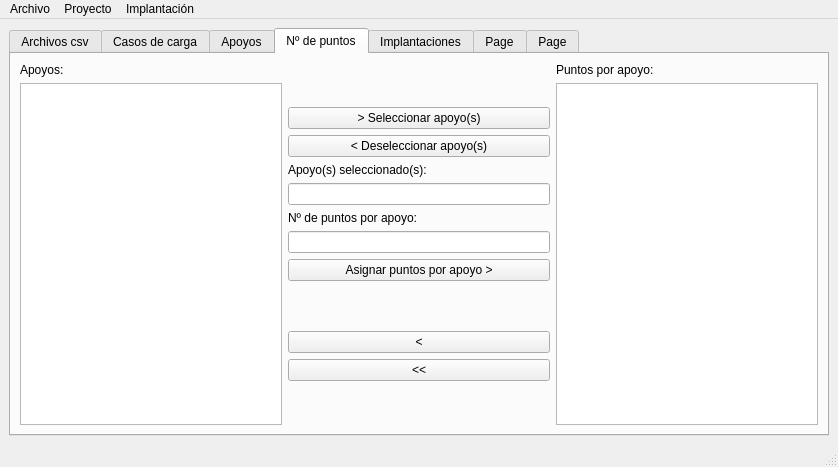
<?xml version="1.0" encoding="UTF-8"?>
<ui version="4.0">
 <class>MainWindow</class>
 <widget class="QMainWindow" name="MainWindow">
  <property name="geometry">
   <rect>
    <x>0</x>
    <y>0</y>
    <width>838</width>
    <height>467</height>
   </rect>
  </property>
  <property name="windowTitle">
   <string>Hades beta</string>
  </property>
  <widget class="QWidget" name="centralwidget">
   <layout class="QGridLayout" name="gridLayout_5">
    <item row="0" column="0">
     <widget class="QTabWidget" name="tabWidget_hades">
      <property name="statusTip">
       <string/>
      </property>
      <property name="currentIndex">
       <number>3</number>
      </property>
      <widget class="QWidget" name="tab">
       <attribute name="title">
        <string>Archivos csv</string>
       </attribute>
       <layout class="QGridLayout" name="gridLayout_2">
        <item row="0" column="0">
         <layout class="QGridLayout" name="gridLayout">
          <item row="0" column="0">
           <layout class="QHBoxLayout" name="horizontalLayout">
            <item>
             <widget class="QPushButton" name="pushButton_importar_ruta">
              <property name="statusTip">
               <string>Busca la ruta donde se encuentran los archivos csv con las reacciones de Robot.</string>
              </property>
              <property name="text">
               <string>Importar ruta donde se encuentran los archivos csv con las reacciones:</string>
              </property>
             </widget>
            </item>
            <item>
             <widget class="QLineEdit" name="lineEdit_ruta">
              <property name="statusTip">
               <string>Ruta donde se encuentran los archivos csv con las reacciones de Robot.</string>
              </property>
             </widget>
            </item>
           </layout>
          </item>
          <item row="1" column="0">
           <layout class="QHBoxLayout" name="horizontalLayout_2">
            <item>
             <layout class="QVBoxLayout" name="verticalLayout">
              <item>
               <widget class="QLabel" name="label_archivos_ruta">
                <property name="text">
                 <string>Lista de archivos csv en ruta:</string>
                </property>
               </widget>
              </item>
              <item>
               <widget class="QListWidget" name="listWidget_archivos_ruta">
                <property name="statusTip">
                 <string>Lista de archivos csv en ruta seleccionada.</string>
                </property>
               </widget>
              </item>
             </layout>
            </item>
            <item>
             <layout class="QVBoxLayout" name="verticalLayout_3">
              <item>
               <spacer name="verticalSpacer_2">
                <property name="orientation">
                 <enum>Qt::Vertical</enum>
                </property>
                <property name="sizeHint" stdset="0">
                 <size>
                  <width>20</width>
                  <height>28</height>
                 </size>
                </property>
               </spacer>
              </item>
              <item>
               <widget class="QPushButton" name="pushButton_selecciona_csv">
                <property name="statusTip">
                 <string>Selecciona los archivos de csv para las implantaciones.</string>
                </property>
                <property name="text">
                 <string>&gt;</string>
                </property>
               </widget>
              </item>
              <item>
               <widget class="QPushButton" name="pushButton_selecciona_todos_csv">
                <property name="statusTip">
                 <string>Selecciona todos los archivos de csv para las implantaciones</string>
                </property>
                <property name="text">
                 <string>&gt;&gt;</string>
                </property>
               </widget>
              </item>
              <item>
               <spacer name="verticalSpacer">
                <property name="orientation">
                 <enum>Qt::Vertical</enum>
                </property>
                <property name="sizeHint" stdset="0">
                 <size>
                  <width>20</width>
                  <height>40</height>
                 </size>
                </property>
               </spacer>
              </item>
              <item>
               <widget class="QPushButton" name="pushButton_deselecciona_csv">
                <property name="statusTip">
                 <string>Elimina de la selección los archivos de csv para las implantaciones</string>
                </property>
                <property name="text">
                 <string>&lt;</string>
                </property>
               </widget>
              </item>
              <item>
               <widget class="QPushButton" name="pushButton_deselecciona_todos_csv">
                <property name="statusTip">
                 <string>Elimina de la selección todos los archivos de csv para las implantaciones</string>
                </property>
                <property name="text">
                 <string>&lt;&lt;</string>
                </property>
               </widget>
              </item>
              <item>
               <spacer name="verticalSpacer_3">
                <property name="orientation">
                 <enum>Qt::Vertical</enum>
                </property>
                <property name="sizeHint" stdset="0">
                 <size>
                  <width>20</width>
                  <height>48</height>
                 </size>
                </property>
               </spacer>
              </item>
             </layout>
            </item>
            <item>
             <layout class="QVBoxLayout" name="verticalLayout_2">
              <item>
               <widget class="QLabel" name="label_archivos_seleccion">
                <property name="text">
                 <string>Lista de archivos csv para implantaciones:</string>
                </property>
               </widget>
              </item>
              <item>
               <widget class="QListWidget" name="listWidget_archivos_implantacion">
                <property name="statusTip">
                 <string>Lista de archivos csv seleccionados para implantaciones.</string>
                </property>
               </widget>
              </item>
             </layout>
            </item>
           </layout>
          </item>
         </layout>
        </item>
       </layout>
      </widget>
      <widget class="QWidget" name="tab_2">
       <attribute name="title">
        <string>Casos de carga</string>
       </attribute>
       <layout class="QGridLayout" name="gridLayout_4">
        <item row="0" column="2">
         <layout class="QVBoxLayout" name="verticalLayout_6">
          <item>
           <widget class="QLabel" name="label_nuevo_grupo">
            <property name="text">
             <string>Nuevo grupo de casos de carga:</string>
            </property>
           </widget>
          </item>
          <item>
           <layout class="QHBoxLayout" name="horizontalLayout_3">
            <item>
             <widget class="QLineEdit" name="lineEdit_nuevo_grupo">
              <property name="statusTip">
               <string>Nuevo grupo de casos de carga.</string>
              </property>
             </widget>
            </item>
            <item>
             <widget class="QPushButton" name="pushButton_crear_nuevo_grupo">
              <property name="statusTip">
               <string>Crea un nuevo grupo de casos de carga.</string>
              </property>
              <property name="text">
               <string>Crear</string>
              </property>
             </widget>
            </item>
           </layout>
          </item>
         </layout>
        </item>
        <item row="1" column="0">
         <layout class="QVBoxLayout" name="verticalLayout_4">
          <item>
           <widget class="QLabel" name="label_casos_carga">
            <property name="text">
             <string>Casos de carga en archivos csv:</string>
            </property>
           </widget>
          </item>
          <item>
           <widget class="QListWidget" name="listWidget_casos_carga">
            <property name="statusTip">
             <string>Lista con los casos de carga en los modelos de Robot.</string>
            </property>
           </widget>
          </item>
         </layout>
        </item>
        <item row="1" column="1">
         <layout class="QVBoxLayout" name="verticalLayout_13">
          <item>
           <widget class="QGroupBox" name="groupBox_relacion">
            <property name="title">
             <string>Relación:</string>
            </property>
            <layout class="QVBoxLayout" name="verticalLayout_9">
             <item>
              <widget class="QRadioButton" name="radioButton_Y">
               <property name="toolTip">
                <string>Todos los casos de carga seleccionados serán sumados. Por ejemplo, cargas permanentes.</string>
               </property>
               <property name="statusTip">
                <string>Suma los valores de los casos de carga seleccionados.</string>
               </property>
               <property name="whatsThis">
                <string/>
               </property>
               <property name="text">
                <string>Y (+)</string>
               </property>
               <property name="checked">
                <bool>true</bool>
               </property>
              </widget>
             </item>
             <item>
              <widget class="QRadioButton" name="radioButton_YO">
               <property name="toolTip">
                <string>De los casos de carga seleccionados se extraerán los valores máximos y mínimos de entre todos o de su combinación. Por ejemplo, sobrecargas.</string>
               </property>
               <property name="statusTip">
                <string>Valor máximo y mínimo de entre los valores de los casos de carga seleccionados o de su suma.</string>
               </property>
               <property name="text">
                <string>Y/O (¤)</string>
               </property>
              </widget>
             </item>
             <item>
              <widget class="QRadioButton" name="radioButton_O">
               <property name="toolTip">
                <string>De los casos de carga seleccionados se extraerán los valores máximos y mínimos de entre todos. Por ejemplo, viento y sismo.</string>
               </property>
               <property name="statusTip">
                <string>Valor máximo y mínimo de entre los valores de los casos de carga seleccionados.</string>
               </property>
               <property name="text">
                <string>O (o)</string>
               </property>
              </widget>
             </item>
            </layout>
           </widget>
          </item>
          <item>
           <spacer name="verticalSpacer_8">
            <property name="orientation">
             <enum>Qt::Vertical</enum>
            </property>
            <property name="sizeHint" stdset="0">
             <size>
              <width>20</width>
              <height>13</height>
             </size>
            </property>
           </spacer>
          </item>
          <item>
           <widget class="QPushButton" name="pushButton_selecciona_cc">
            <property name="statusTip">
             <string>Selecciona los casos de carga para las implantaciones.</string>
            </property>
            <property name="text">
             <string>&gt;</string>
            </property>
           </widget>
          </item>
          <item>
           <widget class="QPushButton" name="pushButton_selecciona_todos_cc">
            <property name="statusTip">
             <string>Selecciona todos los casos de carga para las implantaciones.</string>
            </property>
            <property name="text">
             <string>&gt;&gt;</string>
            </property>
           </widget>
          </item>
          <item>
           <spacer name="verticalSpacer_9">
            <property name="orientation">
             <enum>Qt::Vertical</enum>
            </property>
            <property name="sizeHint" stdset="0">
             <size>
              <width>20</width>
              <height>13</height>
             </size>
            </property>
           </spacer>
          </item>
          <item>
           <widget class="QPushButton" name="pushButton_deselecciona_cc">
            <property name="statusTip">
             <string>Elimina de la selección los casos de carga para las implantaciones.</string>
            </property>
            <property name="text">
             <string>&lt;</string>
            </property>
           </widget>
          </item>
          <item>
           <widget class="QPushButton" name="pushButton_deselecciona_todos_cc">
            <property name="statusTip">
             <string>Elimina de la selección todos los grupos de casos de carga para las implantaciones.</string>
            </property>
            <property name="text">
             <string>&lt;&lt;</string>
            </property>
           </widget>
          </item>
          <item>
           <spacer name="verticalSpacer_10">
            <property name="orientation">
             <enum>Qt::Vertical</enum>
            </property>
            <property name="sizeHint" stdset="0">
             <size>
              <width>20</width>
              <height>38</height>
             </size>
            </property>
           </spacer>
          </item>
         </layout>
        </item>
        <item row="1" column="2">
         <layout class="QVBoxLayout" name="verticalLayout_5">
          <item>
           <widget class="QLabel" name="label_casos_carga_grupo">
            <property name="text">
             <string>Casos de carga en grupo:</string>
            </property>
           </widget>
          </item>
          <item>
           <widget class="QListWidget" name="listWidget_casos_carga_grupo">
            <property name="statusTip">
             <string>Lista con los casos de carga en el grupo.</string>
            </property>
           </widget>
          </item>
         </layout>
        </item>
        <item row="1" column="3">
         <layout class="QVBoxLayout" name="verticalLayout_10">
          <item>
           <spacer name="verticalSpacer_4">
            <property name="orientation">
             <enum>Qt::Vertical</enum>
            </property>
            <property name="sizeHint" stdset="0">
             <size>
              <width>20</width>
              <height>158</height>
             </size>
            </property>
           </spacer>
          </item>
          <item>
           <widget class="QPushButton" name="pushButton_deselecciona_grp">
            <property name="statusTip">
             <string>Elimina de la selección los grupos de casos de carga para las implantaciones.</string>
            </property>
            <property name="text">
             <string>&lt; &lt;</string>
            </property>
           </widget>
          </item>
          <item>
           <widget class="QPushButton" name="pushButton_deselecciona_todos_grp">
            <property name="statusTip">
             <string>Elimina de la selección todos los casos de carga para las implantaciones.</string>
            </property>
            <property name="text">
             <string>&lt;&lt; &lt;&lt;</string>
            </property>
           </widget>
          </item>
          <item>
           <spacer name="verticalSpacer_7">
            <property name="orientation">
             <enum>Qt::Vertical</enum>
            </property>
            <property name="sizeHint" stdset="0">
             <size>
              <width>20</width>
              <height>118</height>
             </size>
            </property>
           </spacer>
          </item>
         </layout>
        </item>
        <item row="1" column="4">
         <layout class="QVBoxLayout" name="verticalLayout_8">
          <item>
           <widget class="QLabel" name="label_grupos_casos_carga">
            <property name="text">
             <string>Grupos de casos de carga:</string>
            </property>
           </widget>
          </item>
          <item>
           <widget class="QListWidget" name="listWidget_grupos_casos_carga">
            <property name="toolTip">
             <string>Arrastrar grupos para ordenar.</string>
            </property>
            <property name="statusTip">
             <string>Grupos de casos de carga.</string>
            </property>
           </widget>
          </item>
         </layout>
        </item>
       </layout>
      </widget>
      <widget class="QWidget" name="tab_3">
       <attribute name="title">
        <string>Apoyos</string>
       </attribute>
       <layout class="QGridLayout" name="gridLayout_3">
        <item row="0" column="0">
         <layout class="QGridLayout" name="gridLayout_6">
          <item row="0" column="0">
           <layout class="QVBoxLayout" name="verticalLayout_7">
            <item>
             <widget class="QLabel" name="label_nudos_apoyo">
              <property name="text">
               <string>Nudos con apoyo en archivos csv:</string>
              </property>
             </widget>
            </item>
            <item>
             <widget class="QListWidget" name="listWidget_nudos_apoyo">
              <property name="statusTip">
               <string>Lista con los nudos en los modelos de Robot.</string>
              </property>
             </widget>
            </item>
           </layout>
          </item>
          <item row="0" column="1">
           <layout class="QVBoxLayout" name="verticalLayout_12">
            <item>
             <spacer name="verticalSpacer_11">
              <property name="orientation">
               <enum>Qt::Vertical</enum>
              </property>
              <property name="sizeHint" stdset="0">
               <size>
                <width>20</width>
                <height>18</height>
               </size>
              </property>
             </spacer>
            </item>
            <item>
             <widget class="QPushButton" name="pushButton_nudos">
              <property name="statusTip">
               <string>Selecciona el(los) nudo(s) para el apoyo.</string>
              </property>
              <property name="text">
               <string>&gt; Seleccionar nudo(s)</string>
              </property>
             </widget>
            </item>
            <item>
             <widget class="QPushButton" name="pushButton_deseleccionar_nudos">
              <property name="text">
               <string>&lt; Deseleccionar nudo(s)</string>
              </property>
             </widget>
            </item>
            <item>
             <widget class="QLabel" name="label_nudos">
              <property name="text">
               <string>Nudo(s) seleccionado(s):</string>
              </property>
             </widget>
            </item>
            <item>
             <widget class="QLineEdit" name="lineEdit_nudos">
              <property name="statusTip">
               <string>Nudo(s) seleccionado(s) para el apoyo.</string>
              </property>
              <property name="readOnly">
               <bool>true</bool>
              </property>
             </widget>
            </item>
            <item>
             <widget class="QLabel" name="label_apoyo">
              <property name="text">
               <string>Nombre del apoyo:</string>
              </property>
             </widget>
            </item>
            <item>
             <widget class="QLineEdit" name="lineEdit_apoyo">
              <property name="statusTip">
               <string>Nombre del apoyo para cuadro de implantación.</string>
              </property>
             </widget>
            </item>
            <item>
             <widget class="QPushButton" name="pushButton_apoyo">
              <property name="statusTip">
               <string>Crea apoyo para el cuadro de implantación.</string>
              </property>
              <property name="text">
               <string>Crear apoyo &gt;</string>
              </property>
             </widget>
            </item>
            <item>
             <spacer name="verticalSpacer_5">
              <property name="orientation">
               <enum>Qt::Vertical</enum>
              </property>
              <property name="sizeHint" stdset="0">
               <size>
                <width>20</width>
                <height>40</height>
               </size>
              </property>
             </spacer>
            </item>
            <item>
             <widget class="QPushButton" name="pushButton_deselecciona_apy">
              <property name="statusTip">
               <string>Elimina de la selección los apoyos para el cuadro de implantación.</string>
              </property>
              <property name="text">
               <string>&lt;</string>
              </property>
             </widget>
            </item>
            <item>
             <widget class="QPushButton" name="pushButton_deselecciona_todos_apy">
              <property name="statusTip">
               <string>Elimina de la selección todos los apoyos para el cuadro de implantación.</string>
              </property>
              <property name="text">
               <string>&lt;&lt;</string>
              </property>
             </widget>
            </item>
            <item>
             <spacer name="verticalSpacer_6">
              <property name="orientation">
               <enum>Qt::Vertical</enum>
              </property>
              <property name="sizeHint" stdset="0">
               <size>
                <width>20</width>
                <height>40</height>
               </size>
              </property>
             </spacer>
            </item>
           </layout>
          </item>
          <item row="0" column="2">
           <layout class="QVBoxLayout" name="verticalLayout_11">
            <item>
             <widget class="QLabel" name="label_apoyos_implantacion">
              <property name="text">
               <string>Apoyos para cuadro de implantación:</string>
              </property>
             </widget>
            </item>
            <item>
             <widget class="QListWidget" name="listWidget_apoyos_implantacion">
              <property name="statusTip">
               <string>Lista con los apoyos para el cuadro de implantación.</string>
              </property>
             </widget>
            </item>
           </layout>
          </item>
         </layout>
        </item>
       </layout>
      </widget>
      <widget class="QWidget" name="tab_7">
       <attribute name="title">
        <string>Nº de puntos</string>
       </attribute>
       <layout class="QGridLayout" name="gridLayout_8">
        <item row="0" column="0">
         <layout class="QGridLayout" name="gridLayout_7">
          <item row="0" column="0">
           <layout class="QVBoxLayout" name="verticalLayout_14">
            <item>
             <widget class="QLabel" name="label_apoyos">
              <property name="text">
               <string>Apoyos:</string>
              </property>
             </widget>
            </item>
            <item>
             <widget class="QListWidget" name="listWidget_apoyos">
              <property name="statusTip">
               <string>Lista con los apoyos para implantación.</string>
              </property>
             </widget>
            </item>
           </layout>
          </item>
          <item row="0" column="1">
           <layout class="QVBoxLayout" name="verticalLayout_15">
            <item>
             <spacer name="verticalSpacer_12">
              <property name="orientation">
               <enum>Qt::Vertical</enum>
              </property>
              <property name="sizeHint" stdset="0">
               <size>
                <width>20</width>
                <height>18</height>
               </size>
              </property>
             </spacer>
            </item>
            <item>
             <widget class="QPushButton" name="pushButton_apoyos">
              <property name="statusTip">
               <string>Selecciona el(los) apoyo(s) para asignar el nº de puntos.</string>
              </property>
              <property name="text">
               <string>&gt; Seleccionar apoyo(s)</string>
              </property>
             </widget>
            </item>
            <item>
             <widget class="QPushButton" name="pushButton_deseleccionar_apoyos">
              <property name="text">
               <string>&lt; Deseleccionar apoyo(s)</string>
              </property>
             </widget>
            </item>
            <item>
             <widget class="QLabel" name="label_apoyos_seleccionados">
              <property name="text">
               <string>Apoyo(s) seleccionado(s):</string>
              </property>
             </widget>
            </item>
            <item>
             <widget class="QLineEdit" name="lineEdit_apoyos_seleccionados">
              <property name="statusTip">
               <string>Apoyo(s) seleccionado(s) para asignar el nº de puntos.</string>
              </property>
              <property name="readOnly">
               <bool>true</bool>
              </property>
             </widget>
            </item>
            <item>
             <widget class="QLabel" name="label_n_puntos_apoyo">
              <property name="text">
               <string>Nº de puntos por apoyo:</string>
              </property>
             </widget>
            </item>
            <item>
             <widget class="QLineEdit" name="lineEdit_puntos_apoyo">
              <property name="statusTip">
               <string>Nº de puntos a asignar al(os) apoyo(s).</string>
              </property>
             </widget>
            </item>
            <item>
             <widget class="QPushButton" name="pushButton_puntos">
              <property name="statusTip">
               <string>Asigna el nº de puntos al(os) apoyo(s) para el cuadro de implantación.</string>
              </property>
              <property name="text">
               <string>Asignar puntos por apoyo &gt;</string>
              </property>
             </widget>
            </item>
            <item>
             <spacer name="verticalSpacer_13">
              <property name="orientation">
               <enum>Qt::Vertical</enum>
              </property>
              <property name="sizeHint" stdset="0">
               <size>
                <width>20</width>
                <height>40</height>
               </size>
              </property>
             </spacer>
            </item>
            <item>
             <widget class="QPushButton" name="pushButton_deselecciona_pto">
              <property name="statusTip">
               <string>Elimina de la selección el nº de puntos por apoyo para el cuadro de implantación.</string>
              </property>
              <property name="text">
               <string>&lt;</string>
              </property>
             </widget>
            </item>
            <item>
             <widget class="QPushButton" name="pushButton_deselecciona_todos_pto">
              <property name="statusTip">
               <string>Elimina de la selección todos los nº de puntos por apoyo para el cuadro de implantación.</string>
              </property>
              <property name="text">
               <string>&lt;&lt;</string>
              </property>
             </widget>
            </item>
            <item>
             <spacer name="verticalSpacer_14">
              <property name="orientation">
               <enum>Qt::Vertical</enum>
              </property>
              <property name="sizeHint" stdset="0">
               <size>
                <width>20</width>
                <height>40</height>
               </size>
              </property>
             </spacer>
            </item>
           </layout>
          </item>
          <item row="0" column="2">
           <layout class="QVBoxLayout" name="verticalLayout_16">
            <item>
             <widget class="QLabel" name="label_puntos_apoyo">
              <property name="text">
               <string>Puntos por apoyo:</string>
              </property>
             </widget>
            </item>
            <item>
             <widget class="QListWidget" name="listWidget_puntos_apoyo">
              <property name="statusTip">
               <string>Lista con los apoyos para el cuadro de implantación.</string>
              </property>
             </widget>
            </item>
           </layout>
          </item>
         </layout>
        </item>
       </layout>
      </widget>
      <widget class="QWidget" name="tab_4">
       <attribute name="title">
        <string>Implantaciones</string>
       </attribute>
       <widget class="QPushButton" name="pushButton_reacciones_rsa">
        <property name="geometry">
         <rect>
          <x>650</x>
          <y>20</y>
          <width>151</width>
          <height>23</height>
         </rect>
        </property>
        <property name="statusTip">
         <string>Muestra las reacciones de Robot.</string>
        </property>
        <property name="text">
         <string>Reacciones RSA</string>
        </property>
       </widget>
       <widget class="QPushButton" name="pushButton_reacciones_implantacion">
        <property name="geometry">
         <rect>
          <x>650</x>
          <y>50</y>
          <width>151</width>
          <height>23</height>
         </rect>
        </property>
        <property name="statusTip">
         <string>Muestra las reacciones de la implantación.</string>
        </property>
        <property name="text">
         <string>Reacciones Implantación</string>
        </property>
       </widget>
       <widget class="QGroupBox" name="groupBox_coeficiente_implantacion">
        <property name="geometry">
         <rect>
          <x>10</x>
          <y>20</y>
          <width>611</width>
          <height>271</height>
         </rect>
        </property>
        <property name="title">
         <string>Coeficientes de implantación</string>
        </property>
        <widget class="QComboBox" name="comboBox_coeficiente_implantacion">
         <property name="geometry">
          <rect>
           <x>240</x>
           <y>50</y>
           <width>131</width>
           <height>22</height>
          </rect>
         </property>
         <property name="statusTip">
          <string>Coeficiente de implantación.</string>
         </property>
         <property name="editable">
          <bool>true</bool>
         </property>
        </widget>
        <widget class="QLabel" name="label_coeficiente_implantacion">
         <property name="geometry">
          <rect>
           <x>240</x>
           <y>30</y>
           <width>151</width>
           <height>16</height>
          </rect>
         </property>
         <property name="text">
          <string>Coeficiente de implantación:</string>
         </property>
        </widget>
        <widget class="QLabel" name="label_grupos_implantacion">
         <property name="geometry">
          <rect>
           <x>20</x>
           <y>30</y>
           <width>181</width>
           <height>16</height>
          </rect>
         </property>
         <property name="text">
          <string>Grupos para cuadro de implantación:</string>
         </property>
        </widget>
        <widget class="QListWidget" name="listWidget_grupos_implantacion">
         <property name="geometry">
          <rect>
           <x>20</x>
           <y>50</y>
           <width>201</width>
           <height>192</height>
          </rect>
         </property>
         <property name="statusTip">
          <string>Grupos para el cuadro de implantación.</string>
         </property>
        </widget>
        <widget class="QLabel" name="label_coeficientes_implantacion">
         <property name="geometry">
          <rect>
           <x>390</x>
           <y>30</y>
           <width>211</width>
           <height>16</height>
          </rect>
         </property>
         <property name="text">
          <string>Coeficientes para cuadro de implantación:</string>
         </property>
        </widget>
        <widget class="QListWidget" name="listWidget_coeficientes_implantacion">
         <property name="geometry">
          <rect>
           <x>390</x>
           <y>50</y>
           <width>201</width>
           <height>192</height>
          </rect>
         </property>
         <property name="toolTip">
          <string>&lt;html&gt;&lt;head/&gt;&lt;body&gt;&lt;p&gt;En el cuadro de implantación los grupos de cargas aparecerán con el orden mostrado en esta lista.&lt;/p&gt;&lt;p&gt;Para modificar el orden presionar sobre el grupo de cargas y arrastrar a la posición deseada.&lt;/p&gt;&lt;/body&gt;&lt;/html&gt;</string>
         </property>
         <property name="statusTip">
          <string>Coeficientes para el cuadro de implantación.</string>
         </property>
        </widget>
        <widget class="QPushButton" name="pushButton_selecciona_grp_coef">
         <property name="geometry">
          <rect>
           <x>240</x>
           <y>100</y>
           <width>75</width>
           <height>23</height>
          </rect>
         </property>
         <property name="statusTip">
          <string>Aplica el coeficiente al(os) grupo(s) seleccionado(s).</string>
         </property>
         <property name="text">
          <string>&gt;</string>
         </property>
        </widget>
        <widget class="QPushButton" name="pushButton_selecciona_todos_grp_coef">
         <property name="geometry">
          <rect>
           <x>240</x>
           <y>130</y>
           <width>75</width>
           <height>23</height>
          </rect>
         </property>
         <property name="statusTip">
          <string>Aplica el coeficiente a todos los grupos.</string>
         </property>
         <property name="text">
          <string>&gt;&gt;</string>
         </property>
        </widget>
        <widget class="QPushButton" name="pushButton_deselecciona_grp_coef">
         <property name="geometry">
          <rect>
           <x>240</x>
           <y>190</y>
           <width>75</width>
           <height>23</height>
          </rect>
         </property>
         <property name="toolTip">
          <string/>
         </property>
         <property name="statusTip">
          <string>Elimina el coeficiente de (los) grupo(s) seleccionado(s).</string>
         </property>
         <property name="text">
          <string>&lt;</string>
         </property>
        </widget>
        <widget class="QPushButton" name="pushButton_deselecciona_todos_grp_coef">
         <property name="geometry">
          <rect>
           <x>240</x>
           <y>220</y>
           <width>75</width>
           <height>23</height>
          </rect>
         </property>
         <property name="statusTip">
          <string>Elimina todos los coeficientes de todos los grupos.</string>
         </property>
         <property name="text">
          <string>&lt;&lt;</string>
         </property>
        </widget>
       </widget>
       <widget class="QPushButton" name="pushButton_cuadro_implantacion">
        <property name="geometry">
         <rect>
          <x>650</x>
          <y>80</y>
          <width>151</width>
          <height>23</height>
         </rect>
        </property>
        <property name="statusTip">
         <string>Vuelca los resultados a una tabla Excel.</string>
        </property>
        <property name="text">
         <string>Cuadro de Implantación</string>
        </property>
       </widget>
      </widget>
      <widget class="QWidget" name="tab_6">
       <attribute name="title">
        <string>Page</string>
       </attribute>
      </widget>
      <widget class="QWidget" name="tab_5">
       <attribute name="title">
        <string>Page</string>
       </attribute>
      </widget>
     </widget>
    </item>
   </layout>
  </widget>
  <widget class="QMenuBar" name="menubar">
   <property name="geometry">
    <rect>
     <x>0</x>
     <y>0</y>
     <width>838</width>
     <height>21</height>
    </rect>
   </property>
   <widget class="QMenu" name="menuArchivo">
    <property name="title">
     <string>Archivo</string>
    </property>
   </widget>
   <widget class="QMenu" name="menuProyecto">
    <property name="title">
     <string>Proyecto</string>
    </property>
    <addaction name="actionDatos_de_proyecto"/>
   </widget>
   <widget class="QMenu" name="menuImplantaci_n">
    <property name="title">
     <string>Implantación</string>
    </property>
    <addaction name="actionPropiedades"/>
   </widget>
   <addaction name="menuArchivo"/>
   <addaction name="menuProyecto"/>
   <addaction name="menuImplantaci_n"/>
  </widget>
  <widget class="QStatusBar" name="statusbar"/>
  <action name="actionDatos_de_proyecto">
   <property name="icon">
    <iconset>
     <normaloff>../iconos/Programming Edit Property.png</normaloff>../iconos/Programming Edit Property.png</iconset>
   </property>
   <property name="text">
    <string>Datos de proyecto</string>
   </property>
  </action>
  <action name="actionPropiedades">
   <property name="text">
    <string>Propiedades</string>
   </property>
  </action>
 </widget>
 <tabstops>
  <tabstop>pushButton_importar_ruta</tabstop>
  <tabstop>lineEdit_ruta</tabstop>
  <tabstop>listWidget_archivos_ruta</tabstop>
  <tabstop>pushButton_selecciona_csv</tabstop>
  <tabstop>pushButton_selecciona_todos_csv</tabstop>
  <tabstop>listWidget_archivos_implantacion</tabstop>
  <tabstop>pushButton_deselecciona_csv</tabstop>
  <tabstop>pushButton_deselecciona_todos_csv</tabstop>
  <tabstop>lineEdit_nuevo_grupo</tabstop>
  <tabstop>pushButton_crear_nuevo_grupo</tabstop>
  <tabstop>listWidget_casos_carga</tabstop>
  <tabstop>pushButton_selecciona_todos_cc</tabstop>
  <tabstop>pushButton_selecciona_cc</tabstop>
  <tabstop>listWidget_casos_carga_grupo</tabstop>
  <tabstop>listWidget_nudos_apoyo</tabstop>
  <tabstop>lineEdit_nudos</tabstop>
  <tabstop>lineEdit_apoyo</tabstop>
 </tabstops>
 <resources/>
 <connections/>
</ui>
